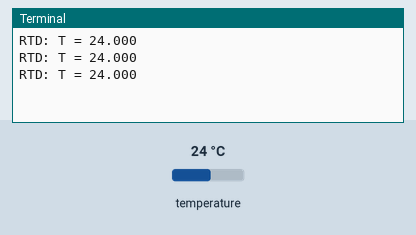
Simulated run of this program. Board: Raspberry Pi (BCM pin numbers). Parts: the last lines printed to the terminal. The test bench sets the inputs (shaded band); at power-on: temperature 24 °C.

Above: at 1.2 s.
1.3 s: temperature set to 12 °C
At 1.9 s:
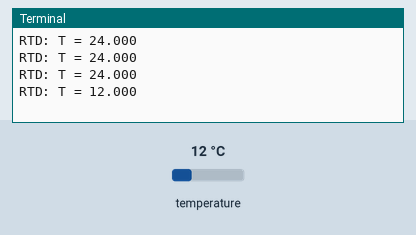
2.8 s: temperature set to 19 °C
At 3.4 s:
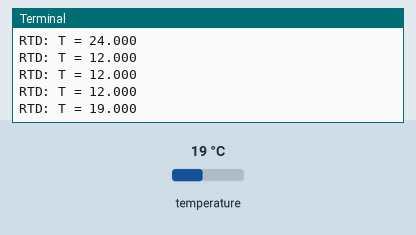
Timing chart, 0 to 5.8 s (numbered marks = the images above; inputs shaded):
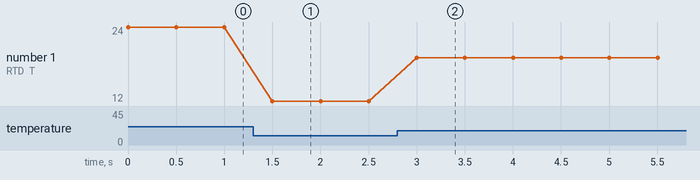

Measured:
- after the input at 1.3 s, the terminal: prints a new line after 0.20 s (image 1)
- after the input at 2.8 s, the terminal: prints a new line after 0.20 s (image 2)
- plotted number 1: 24 → 12 after the input at 1.3 s, 12 → 19 after the input at 2.8 s

The program:

rtddemo.py
```python
#!/usr/bin/env python3

#
# rtddemo.py - Platinum RTD sensor demonstration
#
# 16Feb19  Everett Lipman
#

USAGE="""
usage: rtddemo.py

   Prints out RTD readings continuously.
"""

import time

import board
import digitalio
import busio
import adafruit_max31865 as max3

spi = busio.SPI(board.SCK, MOSI=board.MOSI, MISO=board.MISO)
cs = digitalio.DigitalInOut(board.D5)
rtd_sensor = max3.MAX31865(spi, cs, wires=3, rtd_nominal=100.0, ref_resistor=430.0)
###############################################################################

while(True):
   T = rtd_sensor.temperature

   print('RTD: T = %.3f' % T)

   time.sleep(0.5)
```
